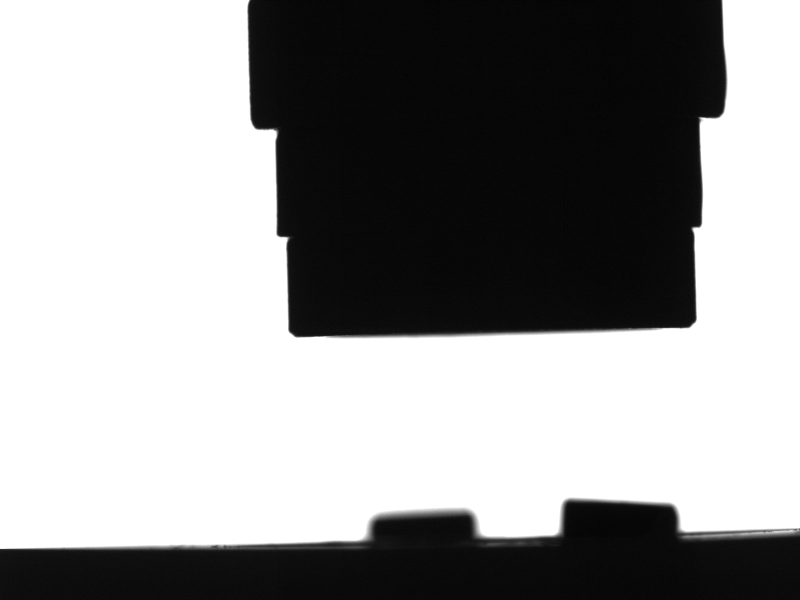
#> input picture Showcase/perfect.bmp, 1600 x 1200 px (shown at 1/2 size)
$ python matchTestNoDis.py   (Python 2 division)   (older library calls are emulated)
#> lines starting #> are read from the running program, lines starting #| are printed output that depends on the picture; after the words box and inside, x2 and y2 are one past the last pixel; in counts of white or black regions, pixels touching at a corner belong together
#> in load, img is the input picture: shape (1200, 1600, 3); min 0, max 255, mean 152.8
### Showcase/cvlib.py
"""
BNL NSLS-2 Computer Vision Module
Author: William Watson
Date: 2016-7-14

This Module contains numerous functions designed to
help in the data manipulation of images on the Beam-lines within NSLS-2.
It Uses the numpy and cv2 libraries to construct a simple module to
make image processing and computer vision easier, faster, and more compact.
"""

# DEPENDENCIES
import cv2
import numpy as np
import sys
import time
from matplotlib import pyplot as plt
import matplotlib
from epics import caget, caput
from scipy.optimize import leastsq


# VERSION
__version__ = "0.5.4.1"
__opencv__ = cv2.__version__
__npversion__ = np.version.version
__sysver__ = sys.version
__matplotlibver__ = matplotlib.__version__


# GLOBAL VARS
colorMap_flag = {"autumn":0, "bone":1, "jet":2, "winter":3, "rainbow":4, "ocean":5, "summer":6, "spring":7, "cool":8, "hsv":9, "pink":10, "hot":11}
border_flag = {"constant":0, "reflect":2, "reflect101":4, "replicate":1, "default":4, "wrap":3}
EPICSTYPE = {1 : np.uint16 , 0 : np.uint8, 2:np.uint32, 3: np.uint64}
EPICSCOLOR = {0: "gray", 1: "bayer", 2: "RBG1"}

#######################################################################################

# EXPERIMENTAL SECTION - ALL NEW METHODS GO HERE FIRST FOR TESTING
#FIX FIX FIX

# METHODS KNOWN TO BE BROKEN / Need Further Looking!!!!!!!!!


# [1038 lines left out: functions backgroundSubtract, enhance, watershed, drawHarrisSubPixel, depthImg, sharpen and 49 more, not called in this run]


def grayscale(img):
        """
        Returns a grayscale version of img

        Params:
	* img - image

        Returns:
	* Grayscale image
        """
	if img is None:
		print "Img is None"
		sys.exit()
	if len(img.shape) > 2:
		return cv2.cvtColor(img, cv2.COLOR_BGR2GRAY)
	else:
		return img


# [215 lines left out: functions cvtColor, applyColorMap, applyJET, applyHSV, getColorMapFlags, bgr2hsv and 7 more, not called in this run]


def sort(contours):
        """
        Sorts a list of contours by number of points, in descending order

        Params:
	* contours - list of contours to sort

        Returns:
	* Sorted list of contour objects such that the largest contour is first
        """
	return sorted(contours, reverse=True, key=len)


# [13 lines left out: function sortList, not called in this run]


def findContours(img, thresh=127, val=255):
        """
        Returns the contours to a given image, sorted by size of contour

        Params:
	* img - Image to find contours in
	* thresh - OPTIONAL - threhsold value used
	* val - OPTIONAL - value to set items in threshold

        Returns:
	* Sorted List of Contours found in img
        """
	gray = grayscale(img)
	ret, binary = cv2.threshold(gray, thresh, val, cv2.THRESH_BINARY_INV)
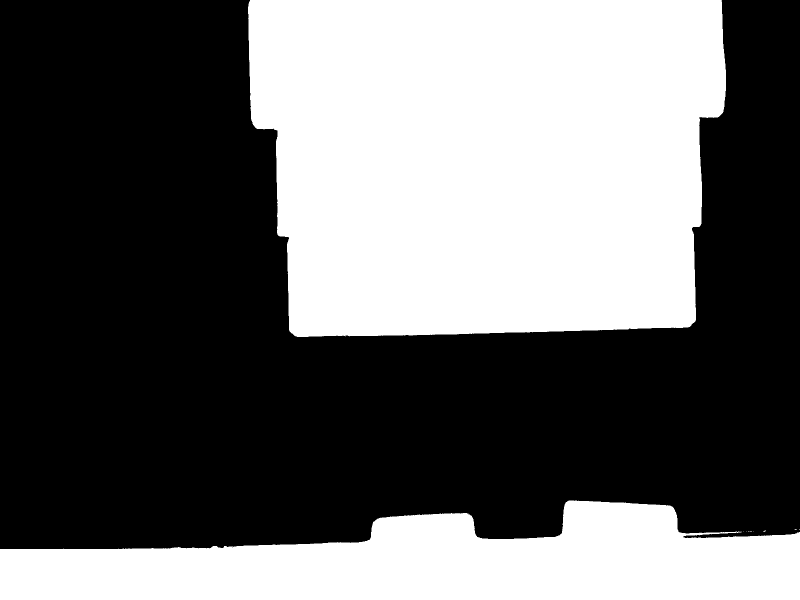
#> binary: shape (1200, 1600) (shown at 1/2 size); 41.4% white; 10 white regions (8 under 20 px)
#> ret = 100
	bina, contours, hierarchy = cv2.findContours(binary, cv2.RETR_TREE, cv2.CHAIN_APPROX_SIMPLE)
#> contours = 11 contours, 9 with area under 20; largest, box (x1, y1, x2, y2) and area: (496, 0, 1452, 674) 580659, (0, 1001, 1600, 1200) 210110
	errorCheckContour(contours)
	return sort(contours)


# [16 lines left out: function findCntHierarchy, not called in this run]


def errorCheckContour(contours):
        """
        Error checks the contours in images and stops program if something is wrong

        Params:
	* contours - list of contours to error check
        """
	if contours is None:
		print "ERROR: FindContours: Missing objects: No contours found, please check image...\n"
		sys.exit() # maybe return false?


# [625 lines left out: functions contourApprox, aspectRatio, extent, boundingRect, boundingRectPoints, minEncloseCircle and 35 more, not called in this run]


def load(filename, flag=None):
        """
        Loads an image from a file name and returns it in color mode (default).
        Safety check if img fails to load.

        Params:
	* filename - filename of image
	* flag - OPTIONAL - open mode: 1 = COLOR, 0 = GRAYSCALE, -1 = UNCHANGED

        Returns:
        * Loaded Img if sucessful
        """
	if flag is None:
		img = cv2.imread(filename)
	elif flag is 1 or flag is 0 or flag is -1:
		img = cv2.imread(filename, flag)
	else:
		print "ERROR: Load: Incorrect flag parameter: " + str(flag) + "\n"
		sys.exit()
	if img is None:
		print "ERROR: Load: Image not found/supported at: " + str(filename) + "\n"
		sys.exit()
	else:
		return img


# [1306 lines left out: functions fetchImg, epicscaget, epicscaput, epicscainfo, getColorFlag, backProjection and 60 more, not called in this run]

# End of File

### Showcase/matchTestNoDis.py
#!/usr/bin/env python
"""
Author: William Watson
This program finds the pin and gripper through all 19
photos.
"""

import cvlib

best = cvlib.load("perfect.bmp")
#bestTh = cvlib.binaryThreshold(best, threshVal=100, invert=False)
contours = cvlib.findContours(best, thresh=100)
contours = contours[1]
#> contours = contour of 384 points, box (x1, y1, x2, y2) (496, 0, 1452, 674), area 580659
gripper = cvlib.load("gripper.bmp")
#> call 2 of load, with filename = 'gripper.bmp'
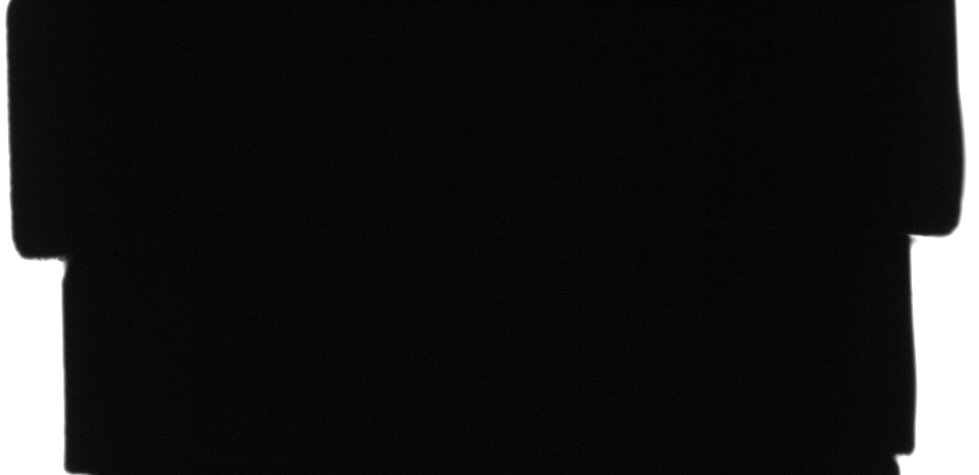
#> input picture Showcase/gripper.bmp, 979 x 475 px
#> in load, img is the input picture: shape (475, 979, 3); min 0, max 255, mean 27.5
pin = cvlib.load("pin.bmp")
#> call 3 of load, with filename = 'pin.bmp'
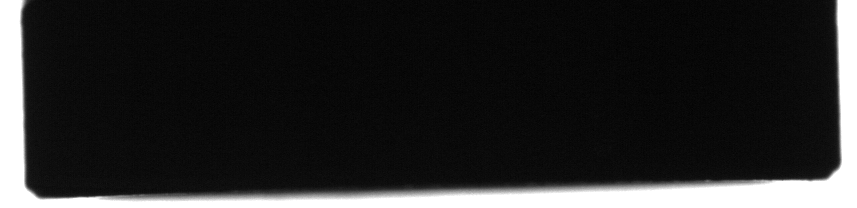
#> input picture Showcase/pin.bmp, 857 x 208 px
#> in load, img is the input picture: shape (208, 857, 3); min 0, max 255, mean 41.4
#cvlib.drawContour(best, contours, thickness = 5)
#cvlib.display(best)
#lst = [best]
for i in range(1,5):
	img = cvlib.load("photo0%s.bmp" % i)
#> (the program exits here)
